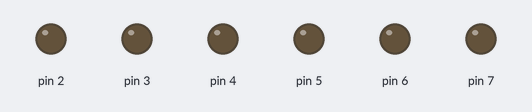
Simulated run of this sketch. Board: Arduino Uno, built with avr-gcc and run on an emulated ATmega328P. On the bench: output pins drawn as LEDs (lit = HIGH).

Above: at 0.6 s.
At 1.3 s:
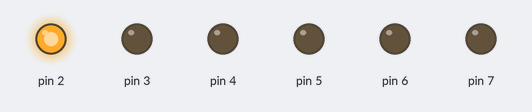
At 1.9 s:
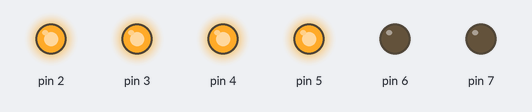
At 3.1 s:
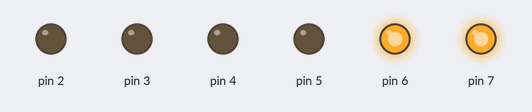
At 4.1 s:
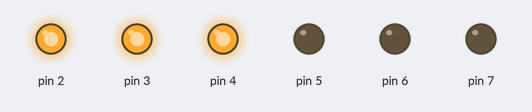
At 5.3 s:
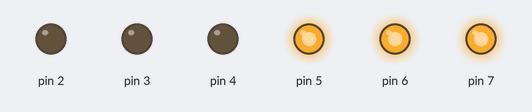
Timing chart, 0 to 5.6 s (numbered marks = the images above):
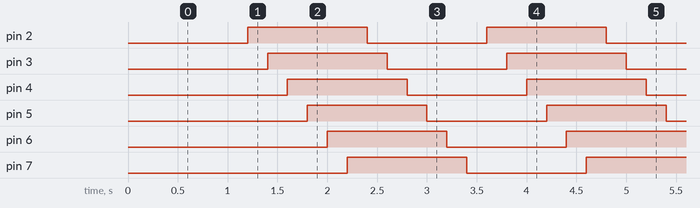

Measured:
- by itself, pin 2–7: alternates HIGH for 1.2 s and LOW for 1.2 s
- by itself, everything shown: repeats every 2.4 s, in 12 steps

The sketch:

Project_5_Traffic_Light.ino
```cpp
/*
keyestudio Maker learning kit
Project 6
LED Chasing Effect
http//www.keyestudio.com
*/
int BASE = 2 ;  // the I/O pin for the first LED
int NUM = 6;   // number of LEDs
void setup()
{
   for (int i = BASE; i < BASE + NUM; i ++)
   {
     pinMode(i, OUTPUT);   // set I/O pins as output
   }
}

void loop()
{
   for (int i = BASE; i < BASE + NUM; i ++)
   {
     digitalWrite(i, LOW);    // set I/O pins as “low”, turn off LEDs one by one.
     delay(200);        // delay
   }
   for (int i = BASE; i < BASE + NUM; i ++)
   {
     digitalWrite(i, HIGH);    // set I/O pins as “high”, turn on LEDs one by one
     delay(200);        // delay
   }
}
```
